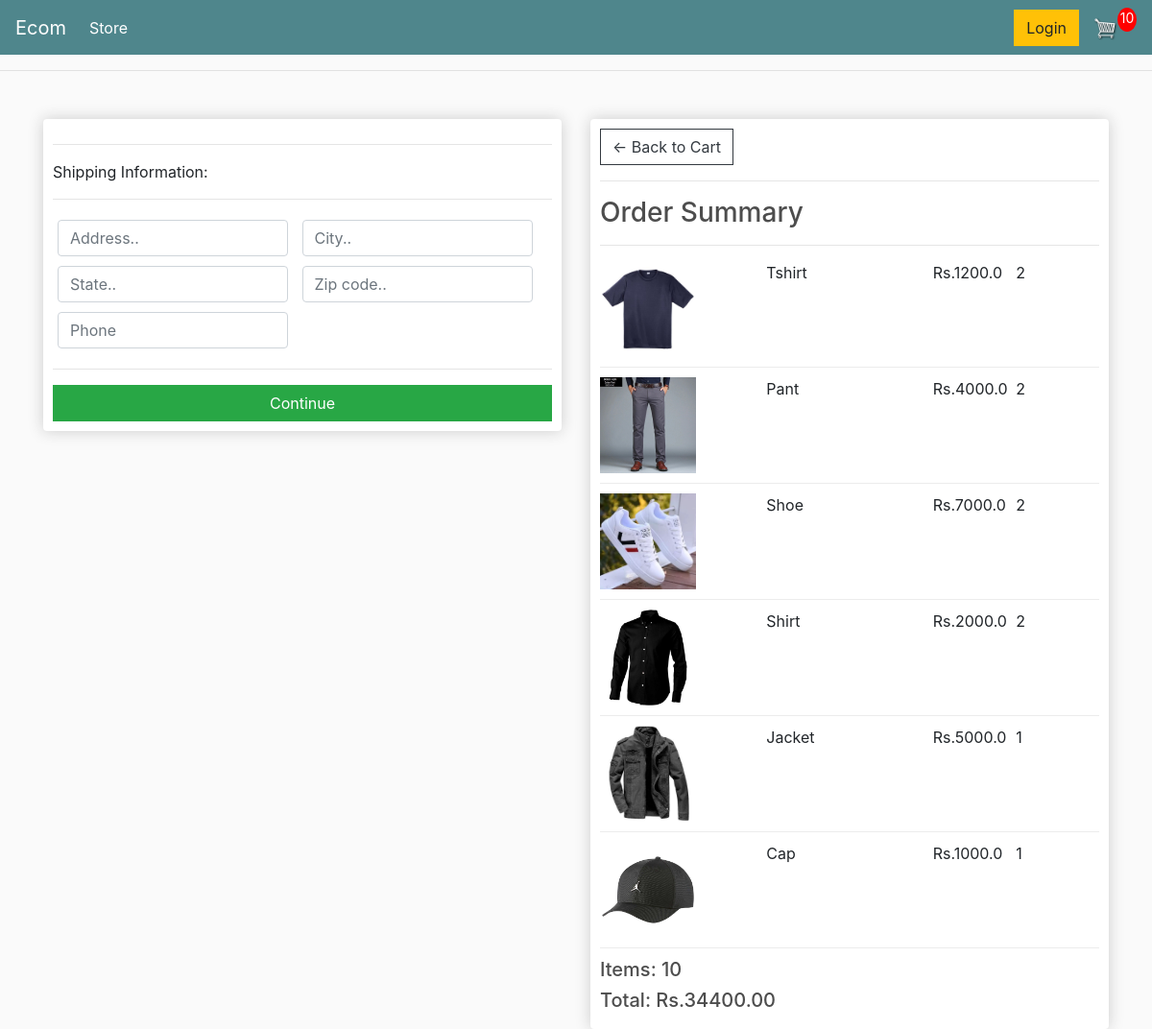
Before: /checkout/ (signed in) with the older database file.
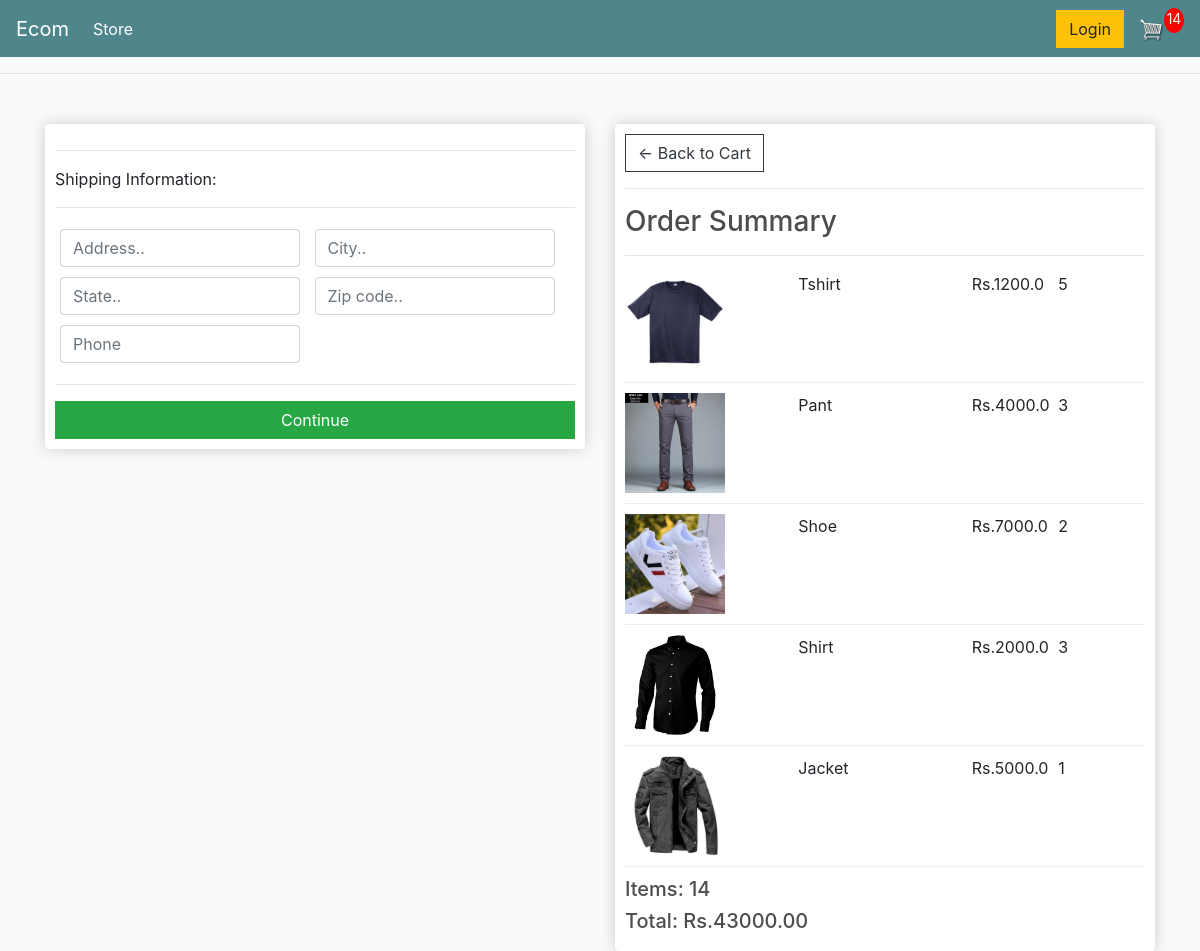
After: the same page with the newer database file.
### store/models.py (models this page shows, shortened)
class OrderItem(models.Model):
    product = models.ForeignKey(Product, on_delete=models.SET_NULL, blank=True, null=True)
    order = models.ForeignKey(Order, on_delete=models.SET_NULL, blank=True, null=True)
    quantity = models.IntegerField(default=0, null=True, blank=True)
    date_added = models.DateTimeField(auto_now_add=True)
    @property
    def get_total(self):
        total = self.product.price * self.quantity
        return total

class Product(models.Model):
    name = models.CharField(max_length=200, null=True)
    price = models.FloatField()
    digital = models.BooleanField(default=False, null=True, blank=False)
    image = models.ImageField(null=True, blank=True)
    @property
    def imageURL(self):
        try:
            url = self.image.url
        except:
            url = ''
        return url

class Order(models.Model):
    customer = models.ForeignKey(Customer, on_delete=models.SET_NULL, blank=True, null=True)
    date_order = models.DateTimeField(auto_now_add=True)
    complete = models.BooleanField(default=False, null=True, blank=True)
    transaction_id = models.CharField(max_length=200, null=True)
    @property
    def get_cart_items(self):
        orderitems = self.orderitem_set.all()
        total = sum([item.quantity for item in orderitems])
        return total
    @property
    def get_cart_total(self):
        orderitems = self.orderitem_set.all()
        total = sum([item.get_total for item in orderitems])
        return total
    @property
    def shipping(self):
        shipping = False
        orderitems = self.orderitem_set.all()
        for i in orderitems:
            if i.product.digital == False:
                shipping = True
        return shipping

### store/views.py (the view)
# urls.py: path('checkout/', views.checkout, name="checkout"),
def checkout(request):
    if request.user.is_authenticated:
        customer = request.user.customer
        order, created = Order.objects.get_or_create(customer=customer, complete=False)
        items = order.orderitem_set.all()
        cartItems = order.get_cart_items
    else:
        items = []
        order = {'get_cart_items':0, 'get_cart_total':0, 'shipping': False}
        cartItems = order['get_cart_items']
    context = {'items': items, 'order': order, 'cartItems': cartItems}
    return render(request, 'store/checkout.html', context)

### store/templates/store/checkout.html (shortened to what this page needs)
{% extends 'store/main.html' %}
{% load static %}
{% block content %}
<div class="row">
    <div class="col-lg-6">
        <div class="box-element" id="form-wrapper">
            <form id="form">
                <div id="shipping-info">
                    <hr>
                    <p>Shipping Information:</p>
                    <hr>
                    <div class="form-field">
                        <input class="form-control" type="text" name="address" placeholder="Address..">
                    </div>
                    <div class="form-field">
                        <input class="form-control" type="text" name="city" placeholder="City..">
                    </div>
                    <div class="form-field">
                        <input class="form-control" type="text" name="state" placeholder="State..">
                    </div>
                    <div class="form-field">
                        <input class="form-control" type="text" name="zipcode" placeholder="Zip code..">
                    </div>
                    <div class="form-field">
                        <input class="form-control" type="text" name="country" placeholder="Phone">
                    </div>
                </div>
                <hr>
                <input id="form-button" class="btn btn-success btn-block" type="submit" value="Continue">
            </form>
        </div>
        <br>
    </div>
    <div class="col-lg-6">
        <div class="box-element">
            <a  class="btn btn-outline-dark" href="{% url 'cart' %}">&#x2190; Back to Cart</a>
            <hr>
            <h3>Order Summary</h3>
            <hr>
            {% for item in items %}
            <div class="cart-row">
                <div style="flex:2"><img class="row-image" src="{{item.product.imageURL}}"></div>
                <div style="flex:2"><p>{{item.product.name}}</p></div>
                <div style="flex:1"><p>Rs.{{item.product.price}}</p></div>
                <div style="flex:1"><p>{{item.quantity}}</p></div>
            </div>
            {% endfor %}
            <h5>Items:   {{order.get_cart_items}}</h5>
            <h5>Total:   Rs.{{order.get_cart_total|floatformat:2}}</h5>
        </div>
    </div>
</div>
{% endblock content %}

Changed rows visible on the page:
removed OrderItem: product.imageURL (picture), product.name "Cap", product.price "1000.0", quantity "1"
changed OrderItem "Tshirt": quantity "2" → "5"
changed OrderItem "Pant": quantity "2" → "3"
changed OrderItem "Shirt": quantity "2" → "3"
changed through a linked row, Order: get_cart_items "10" → "14"; get_cart_total "34400.00" → "43000.00"
Other visible differences:
{{ cartItems }}: "10" → "14"
